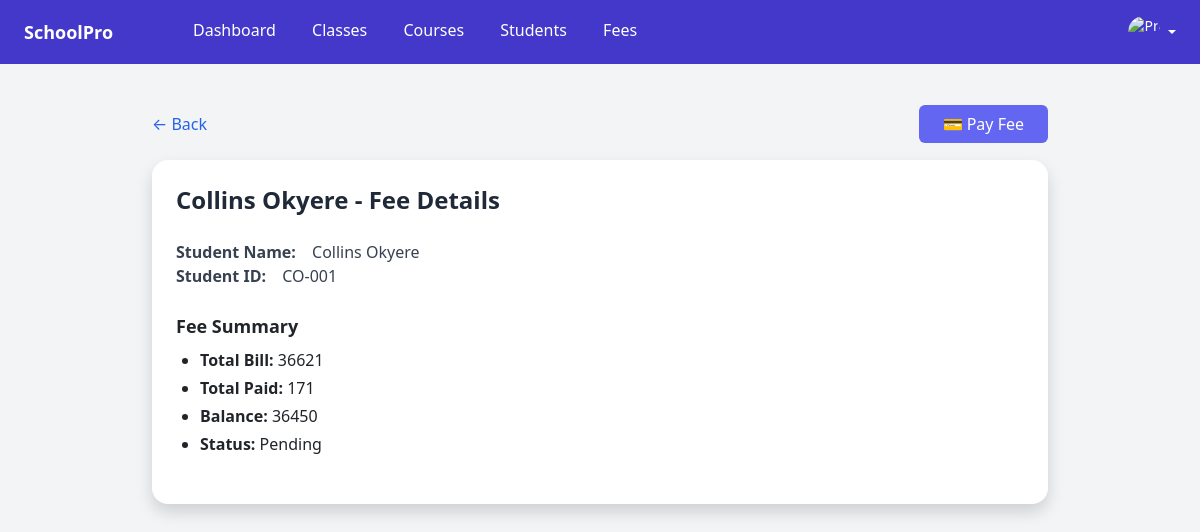
/fees/view/1/, run on the app's committed database.
### students/models.py (models this page shows, shortened)
class Student(models.Model):
    first_name = models.CharField(max_length=100)
    last_name = models.CharField(max_length=100)
    student_id = models.CharField(max_length=10, unique=True, blank=True)
    date_of_birth = models.DateField(auto_now_add=True)
    gender = models.CharField(max_length=10)
    email = models.EmailField(unique=True)
    phone_number = models.CharField(max_length=10)
    enrolled_on = models.DateField(default=timezone.now)
    classroom = models.ForeignKey(Classroom, on_delete=models.SET_NULL, null=True, blank=True)
    course = models.ForeignKey(Course, on_delete=models.SET_NULL, null=True, blank=True)

### fees/views.py (the view)
# urls.py: path('view/<int:pk>/', views.view_fee, name='view_fee'),
def view_fee(request, pk):
    student = get_object_or_404(Student, pk=pk)
    fees = Fee.objects.filter(student=student)
    payments = Payment.objects.filter(student=student)
    total_due = fees.aggregate(total_due=models.Sum('amount'))['total_due'] or 0
    total_paid = payments.aggregate(total_paid=models.Sum('amount'))['total_paid'] or 0
    balance = total_due - total_paid
    status = "Paid" if balance == 0 else "Pending"
    return render(request, 'fees/view_fee.html', {
        'student': student,
        'fees': fees,
        'payments': payments,
        'total_due': total_due,
        'total_paid': total_paid,
        'balance': balance,
        'status': status,
    })

### fees/templates/fees/view_fee.html (shortened to what this page needs)
{% extends "app_shell.html" %}
{% block content %}
  <div class="p-6 bg-gray-100 min-h-screen">
    <div class="max-w-4xl mx-auto">
      <div class="flex justify-between items-center mb-4">
        <a href="{% url 'fees:list' %}" class="text-blue-600 hover:underline">&larr; Back</a>
        <div class="justify-end space-x-3">
          <a href="{% url 'fees:pay_fee' student.id %}" class="bg-indigo-500 text-white px-4 py-2 rounded-md hover:bg-indigo-600"> 💳 Pay Fee </a>
        </div>
      </div>
      <div class="bg-white shadow rounded-2xl p-6">
        <h2 class="text-2xl font-bold text-gray-800 mb-6">{{ student.first_name }} {{ student.last_name }} - Fee Details</h2>
        <p class="text-gray-700"><span class="font-semibold mr-3">Student Name:</span> {{ student.first_name }} {{ student.last_name }}</p>
        <p class="text-gray-700"><span class="font-semibold mr-3">Student ID:</span> {{ student.student_id }}</p>
        <div class="bg-white py-6">
          <h3 class="text-lg font-semibold mb-2">Fee Summary</h3>
          <ul class="list-disc pl-6 space-y-1">
            <li><strong>Total Bill:</strong> {{ total_due }}</li>
            <li><strong>Total Paid:</strong> {{ total_paid }}</li>
            <li><strong>Balance:</strong> {{ balance }}</li>
            <li><strong>Status:</strong> {{ status }}</li>
          </ul>
        </div>
      </div>
    </div>
  </div>
{% endblock %}

### data on the page
Student: first_name "Collins", last_name "Okyere", student_id "CO-001"

### other printed values
{{ total_due }} "36621"
{{ total_paid }} "171"
{{ balance }} "36450"
{{ status }} "Pending"
